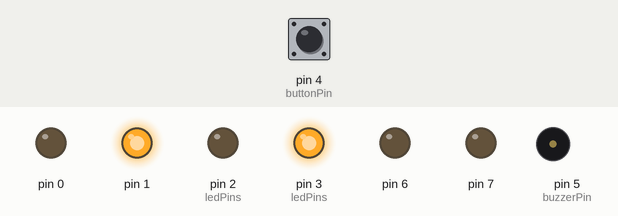
Recording of a sketch running on a simulated Arduino Uno, built for the host (arithmetic inside an expression is 32-bit, double 64-bit). On the bench: output pins drawn as LEDs (lit = HIGH), buzzer (waves = sounding, pin HIGH). Dashed ring = blinking. The inputs (shaded band) are chosen by the test bench; at power-on: pin 4 (buttonPin) LOW. Random numbers use the default seed unless the sketch sets one.

Above: at 1.25 s.
1.3 s: pin 4 (buttonPin) pulled HIGH for 3.2 s
At 1.7 s:
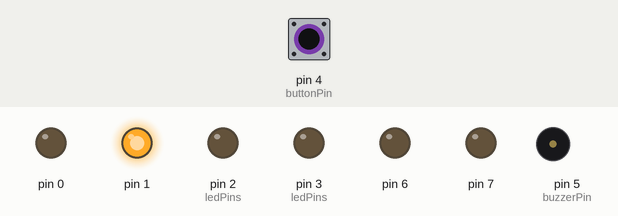
6.0 s: pin 4 (buttonPin) pulled HIGH for 0.15 s
At 7.2 s:
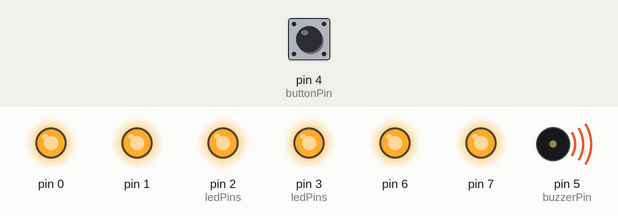
At 8.55 s:
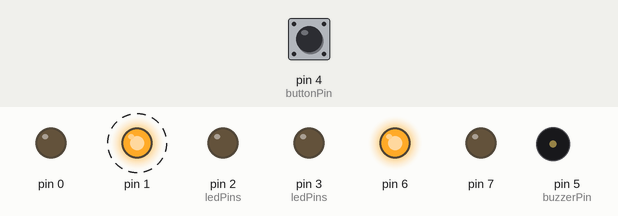
Timing chart, 0 to 15.1 s (numbered marks = the images above; inputs shaded):
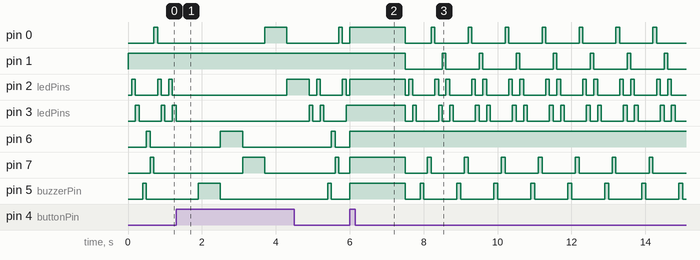

The sketch:

game.ino
```cpp
const int numLeds = 10;
int ledPins[numLeds] = {PC1, PC2, PC3, PC4, PC5, PC6, PC7,PC0 , PD2, PD3};
const int buttonPin = PD4;
const int buzzerPin = PD5;
int targetLed;
int randomseedinitializer = 9;
int buttonState = LOW;

int ledIndex = 0;
int delayTime = 100;


int randomTargetLed() {
  randomSeed(randomseedinitializer);

  randomseedinitializer--;
  if (randomseedinitializer == 0) {
      randomseedinitializer = numLeds-1;
  }
  return random(0, numLeds-1);
}


void displayTargetLed() {
  //First set all LEDs to LOW
  for (int i = 0; i < numLeds; i++) {
        digitalWrite(ledPins[i], LOW);
  }
  //Set the TargetLED alone high
  digitalWrite(ledPins[targetLed], HIGH);
 }

void setup() {
  for (int i = 0; i < numLeds; i++) {
    pinMode(ledPins[i], OUTPUT);
  }
  pinMode(buttonPin, INPUT);
  pinMode(buzzerPin, OUTPUT);


  targetLed = randomTargetLed();
  Serial.begin(9600);

  displayTargetLed();
}

void loop() {

  for (int i = 0; i < numLeds; i++) {
    if ( i != targetLed)
      digitalWrite(ledPins[i], LOW);
  }

  digitalWrite(ledPins[ledIndex], HIGH);

  buttonState = digitalRead(buttonPin);


  if (buttonState == HIGH) {

    if (ledIndex == targetLed) {

      for (int i = 0; i < numLeds; i++) {
          digitalWrite(ledPins[i], HIGH);
      }
      delay(1500);

      targetLed = randomTargetLed();
      displayTargetLed();
      buttonState == LOW;
    } else {
      delay(500);
    }
  }

  ledIndex++;

  if (ledIndex >= numLeds) {
    ledIndex = 0;
  }

  delay(delayTime);
}
```

Measured:
- after the input at 6.0 s, pin 1: alternates HIGH for 0.10 s and LOW for 0.90 s, starting after 1.5 s
- by itself, pin 2 (ledPins): moves between LOW and HIGH, repeating every 2.0 s
- by itself, pin 3 (ledPins): repeats every 1.0 s: HIGH 0.10 s, LOW 0.60 s, HIGH 0.10 s, LOW 0.20 s
